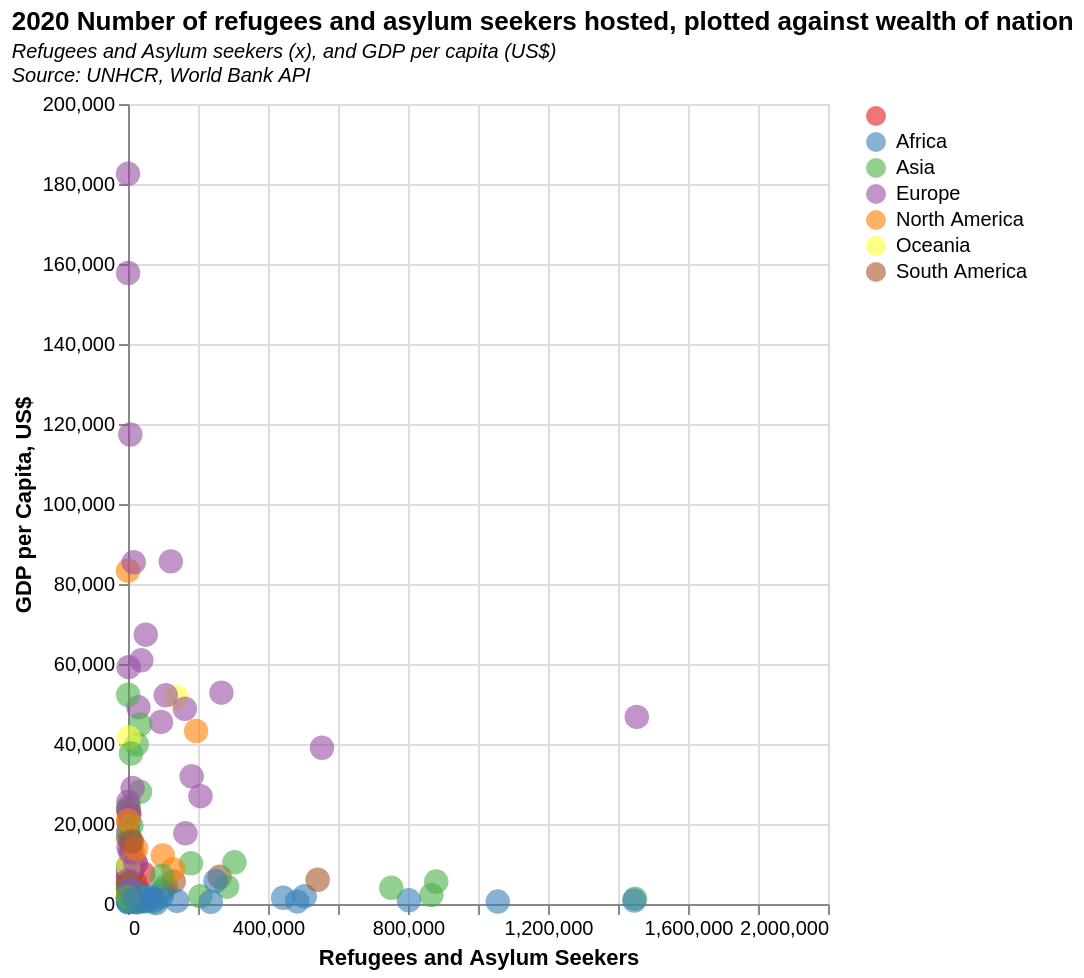

This figure's Vega-Lite source:
### Vega-Lite specification from a JSON file in a GitHub repository (floating-point values rounded to 4 significant figures; data arrays with more than 128 entries replaced by an {"elided": "..."} marker saying what was removed)
{"$schema": "https://vega.github.io/schema/vega-lite/v5.json", "description": "Various US measures state by state", "title": {"text": "2020 Number of refugees and asylum seekers hosted, plotted against wealth of nation", "subtitle": ["Refugees and Asylum seekers (x), and GDP per capita (US$)", "Source: UNHCR, World Bank API"], "subtitleFontStyle": "italic", "subtitleFontSize": 10, "anchor": "start", "color": "black"}, "data": {"values": {"elided": "140 records"}}, "mark": {"type": "circle", "size": 150, "color": "rgb(0,67,167)", "opacity": 0.6}, "height": 400, "width": 350, "encoding": {"x": {"field": "refugees_asylum", "type": "quantitative", "scale": {"domain": [0, 2000000]}, "title": "Refugees and Asylum Seekers"}, "y": {"field": "GDP_CAP", "type": "quantitative", "scale": {"domain": [0, 200000]}, "title": "GDP per Capita, US$"}, "color": {"field": "continent", "type": "ordinal", "scale": {"scheme": "set1"}, "legend": {"orient": "right"}, "title": null}, "tooltip": [{"field": "Country", "type": "ordinal", "title": "Country"}, {"field": "GDP_CAP", "type": "quantitative", "title": "GDP per Capita", "format": ".0f"}, {"field": "refugees_asylum", "type": "quantitative", "title": "Refugees and Asylum seekers", "format": ".2f"}]}}
